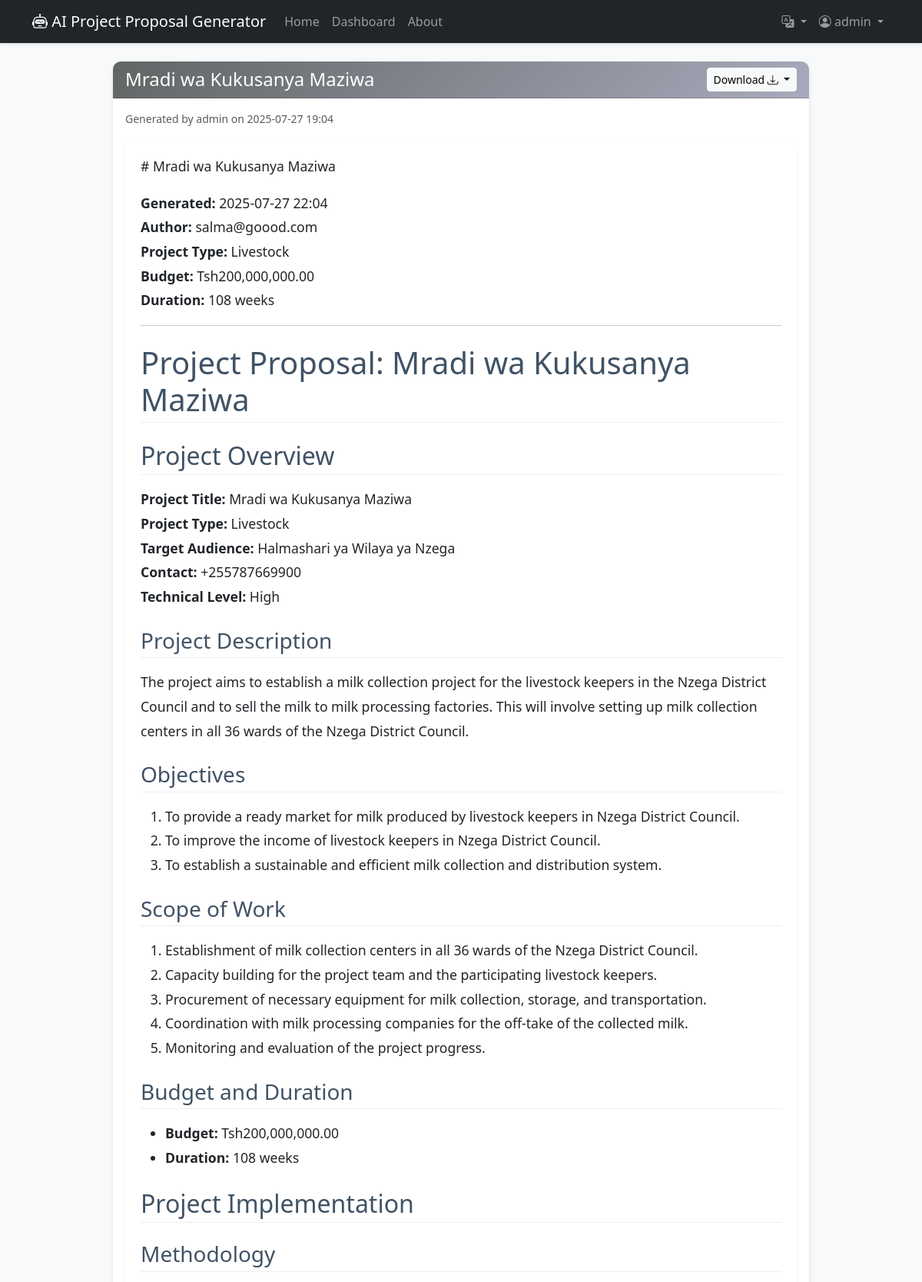
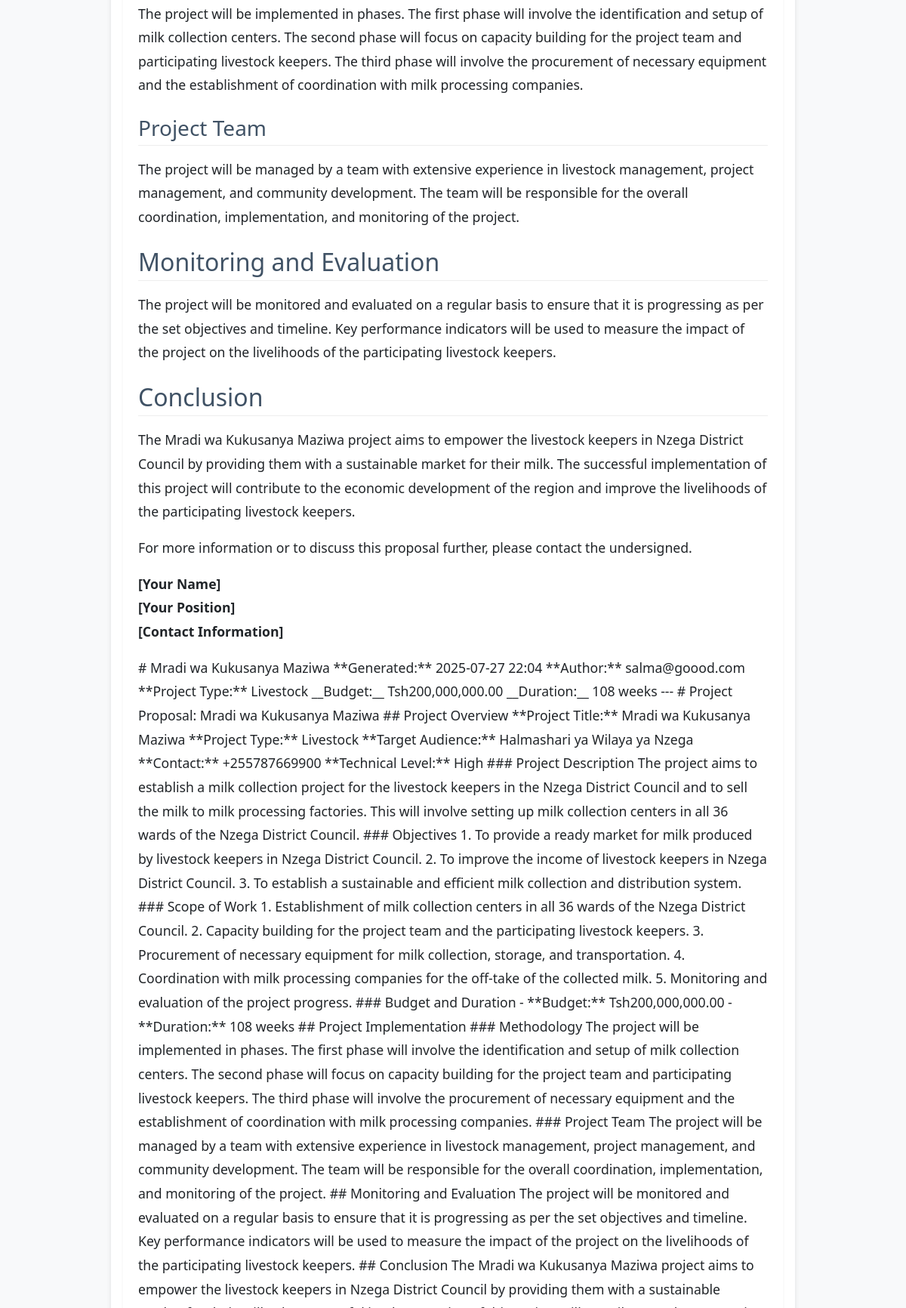
The page /proposal/29 (signed in, upper part) on the database its author committed (2 pictures, top to bottom).
### app/models.py (models this page shows, shortened)
class User(db.Model, UserMixin):
    id = db.Column(db.Integer, primary_key=True)
    username = db.Column(db.String(20), unique=True, nullable=False)
    email = db.Column(db.String(120), unique=True, nullable=False)
    password_hash = db.Column(db.String(128))
    proposals = db.relationship('Proposal', backref='author', lazy=True)

class Proposal(db.Model):
    id = db.Column(db.Integer, primary_key=True)
    title = db.Column(db.String(100), nullable=False)
    content = db.Column(db.Text, nullable=False)
    project_type = db.Column(db.String(50))
    generated_at = db.Column(db.DateTime, nullable=False, default=datetime.utcnow)
    user_id = db.Column(db.Integer, db.ForeignKey('user.id'), nullable=False)

### app/main/routes.py (the view)
@main_bp.route('/proposal/<int:proposal_id>')
@login_required
def view_proposal(proposal_id):
    proposal = Proposal.query.get_or_404(proposal_id)
    if proposal.user_id != current_user.id:
        flash('You are not authorized to view this proposal.', 'danger')
        return redirect(url_for('main.dashboard'))
    return render_template('main/proposal.html', proposal=proposal, datetime=datetime)

### app/models.py (called while the page is built)
@login_manager.user_loader
def load_user(user_id):
    return User.query.get(int(user_id))

### app/templates/main/proposal.html (shortened to what this page needs)
{% extends "main/base.html" %}
{% block content %}
<div class="container mt-4">
    <div class="row justify-content-center">
        <div class="col-lg-10">
            <div class="card">
                <div class="card-header d-flex justify-content-between align-items-center">
                    <h4 class="mb-0 text-white">{{ proposal.title }}</h4>
                    <div class="btn-group" role="group" aria-label="Download options">
                        <button type="button" class="btn btn-light btn-sm dropdown-toggle" data-bs-toggle="dropdown" aria-expanded="false">
                            {{_("Download")}} <i class="bi bi-download"></i>
                        </button>
                    </div>
                </div>
                <div class="card-body">
                    <small class="text-muted d-block mb-3">Generated by {{ proposal.author.username }} on {{ moment(proposal.generated_at).format('YYYY-MM-DD HH:mm') }}</small>
                    <div class="proposal-content">
                    </div>
                </div>
            </div>
        </div>
    </div>
</div>
{% endblock %}

### app/templates/main/base.html (shortened to what this page needs)
<!DOCTYPE html>
<html lang="en">
<head>
    <link href="https://cdn.jsdelivr.net/npm/bootstrap@5.3.0/dist/css/bootstrap.min.css" rel="stylesheet">
    <link rel="stylesheet" href="https://cdn.jsdelivr.net/npm/bootstrap-icons@1.10.0/font/bootstrap-icons.css">
    <link rel="stylesheet" href="{{ url_for('static', filename='css/style.css') }}">
</head>
<body>
    <nav class="navbar navbar-expand-lg navbar-dark bg-dark mb-4">
        <div class="container">
            <a class="navbar-brand" href="{{ url_for('main.index') }}">
                <i class="bi bi-robot"></i> AI Project Proposal Generator
            </a>
            <div class="collapse navbar-collapse" id="navbarNav">
                <ul class="navbar-nav me-auto">
                    <li class="nav-item">
                        <a class="nav-link" href="{{ url_for('main.index') }}">{{_("Home")}}</a>
                    </li>
                    <li class="nav-item">
                        <a class="nav-link" href="{{ url_for('main.dashboard') }}">{{_("Dashboard")}}</a>
                    </li>
                    <li class="nav-item">
                        <a class="nav-link" href="{{ url_for('main.about') }}">{{_("About")}}</a>
                    </li>
                </ul>
                <ul class="navbar-nav">
                    <li class="nav-item dropdown">
                        <a class="nav-link dropdown-toggle" href="#" data-bs-toggle="dropdown">
                            <i class="bi bi-translate"></i>
                        </a>
                    </li>
                    {% if current_user.is_authenticated %}
                    <li class="nav-item dropdown">
                        <a class="nav-link dropdown-toggle" href="#" id="navbarDropdown" role="button" data-bs-toggle="dropdown" aria-expanded="false">
                            <i class="bi bi-person-circle"></i> {{ current_user.username }}
                        </a>
                    </li>
                    {% endif %}
                </ul>
            </div>
        </div>
    </nav>
    <main class="container mb-5">
        {% block content %}{% endblock %}
    </main>
</body>
</html>

### app/static/CSS/style.css (style rules this page uses)
body { font-family: 'Segoe UI', Tahoma, Geneva, Verdana, sans-serif; background-color: #f8f9fa; color: #212529; }
.navbar { box-shadow: 0 2px 4px rgba(0,0,0,.1); }
.card { border: none; border-radius: 10px; box-shadow: 0 4px 6px rgba(0,0,0,.1); transition: transform 0.3s ease; }
.card-header { border-radius: 10px 10px 0 0 !important; background: linear-gradient(135deg, #616565 0%, #a7abbc 100%); //background: linear-gradient(135deg, #667eea 0%, #764ba2 100%); color: white; }
.proposal-content { line-height: 1.8; font-size: 1.1rem; padding: 20px; background-color: #ffffff; border-radius: 8px; box-shadow: 0 2px 4px rgba(0,0,0,.05); }
.proposal-content h1, .proposal-content h2, .proposal-content h3 { margin-top: 1.5rem; margin-bottom: 1rem; color: #405265; border-bottom: 1px solid #eee; padding-bottom: 5px; }

### rows shown on the page
User: username "admin", author.username "admin"
Proposal: title "Mradi wa Kukusanya Maziwa", generated_at "2025-07-27 19:04", content "# Mradi wa Kukusanya Maziwa Generated: 2025-07-27 22:04 Author: salma@goood.com Project Type: Livestock Budget: Tsh200,000,000.00 Duration: 108 weeks Project Proposal: Mradi wa Kukusanya Maziwa Project Overview Project Title: Mradi wa Kukusanya Maziwa Project Type: Livestock Target Audience: Halmashari ya Wilaya ya Nzega Contact: +255787669900 Technical Level: High Project Description The project aims to establish a milk collection project for the livestock keepers in the Nzega District Council and to sell the milk to milk processing factories. This will involve setting up milk collection centers in all 36 wards of the Nzega District Council. Objectives To provide a ready market for milk…"
